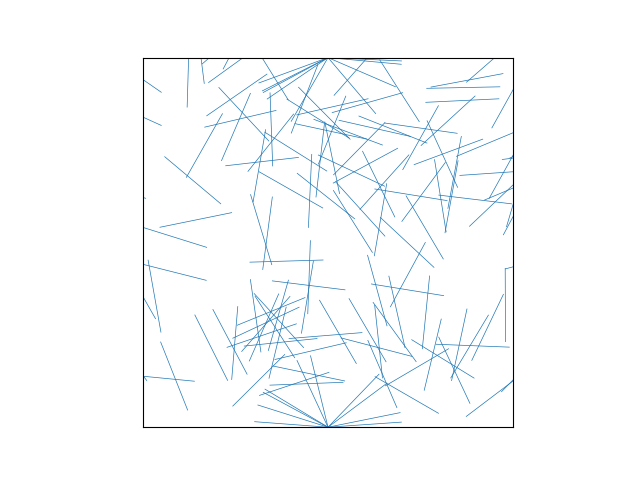

This chart was generated by the following Python code:
import numpy as np
import matplotlib.pyplot as plt
import matplotlib.collections as mc
data = np.loadtxt('disfig100.dat')

x1 = data[:,0]
x2 = data[:,1]
y1 = data[:,2]
y2 = data[:,3]
color = data[:,4]

fig, axe = plt.subplots(1,1)

for i in range(len(x1)):
    lines = [[(x1[i], y1[i]), (x2[i], y2[i])]]
    lc = mc.LineCollection(lines, lw = 0.5)
    axe.add_collection(lc)
#plt.plot([x1,x2],[y1,y2],lw=0.5,c='C{}'.format(color))

plt.xlim([0,1])
plt.ylim([0,1])

axe.axes.xaxis.set_ticks([])
axe.axes.yaxis.set_ticks([])
axe.set_aspect('equal')

fig.savefig("disfig100.png")
#plt.show()
